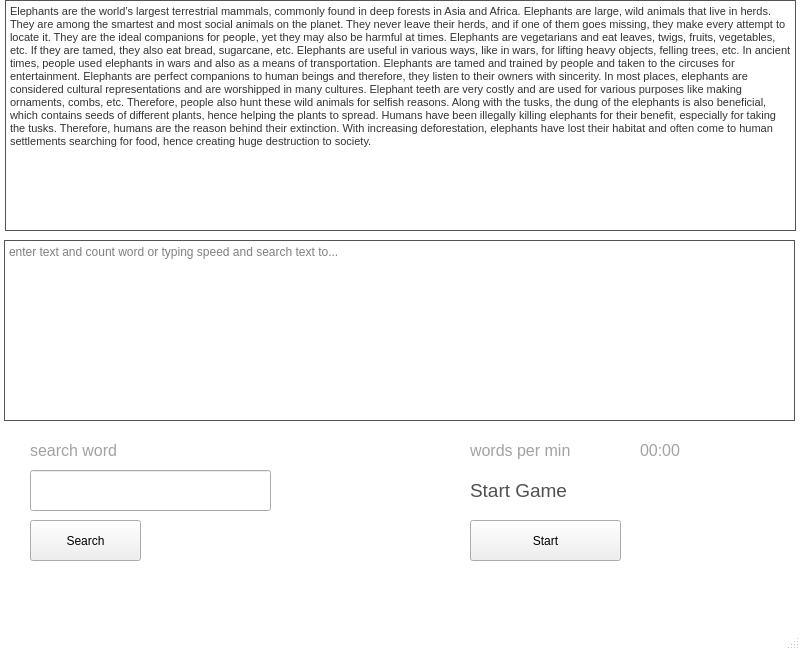
<?xml version="1.0" encoding="UTF-8"?>
<ui version="4.0">
 <class>MainWindow</class>
 <widget class="QMainWindow" name="MainWindow">
  <property name="geometry">
   <rect>
    <x>0</x>
    <y>0</y>
    <width>800</width>
    <height>650</height>
   </rect>
  </property>
  <property name="windowTitle">
   <string>MainWindow</string>
  </property>
  <property name="styleSheet">
   <string notr="true">QMainWindow{
background:rgb(255, 255, 255);
}</string>
  </property>
  <widget class="QWidget" name="centralwidget">
   <widget class="QTextEdit" name="textEdit">
    <property name="geometry">
     <rect>
      <x>4</x>
      <y>240</y>
      <width>791</width>
      <height>181</height>
     </rect>
    </property>
    <property name="styleSheet">
     <string notr="true">QTextEdit{
border:1px solid rgb(84, 84, 84);
}</string>
    </property>
    <property name="placeholderText">
     <string>enter text and count word or typing speed and search text to...</string>
    </property>
   </widget>
   <widget class="QLineEdit" name="lineEdit">
    <property name="geometry">
     <rect>
      <x>30</x>
      <y>470</y>
      <width>241</width>
      <height>41</height>
     </rect>
    </property>
   </widget>
   <widget class="QLabel" name="label">
    <property name="geometry">
     <rect>
      <x>30</x>
      <y>440</y>
      <width>111</width>
      <height>21</height>
     </rect>
    </property>
    <property name="font">
     <font>
      <pointsize>12</pointsize>
     </font>
    </property>
    <property name="styleSheet">
     <string notr="true">QLabel{
color:rgb(162, 162, 162);
}</string>
    </property>
    <property name="text">
     <string>search word</string>
    </property>
   </widget>
   <widget class="QLabel" name="label_2">
    <property name="geometry">
     <rect>
      <x>470</x>
      <y>440</y>
      <width>251</width>
      <height>21</height>
     </rect>
    </property>
    <property name="font">
     <font>
      <pointsize>12</pointsize>
     </font>
    </property>
    <property name="styleSheet">
     <string notr="true">QLabel{
color:rgb(162, 162, 162);
}</string>
    </property>
    <property name="text">
     <string>words per min</string>
    </property>
   </widget>
   <widget class="QLabel" name="label_3">
    <property name="geometry">
     <rect>
      <x>470</x>
      <y>470</y>
      <width>251</width>
      <height>41</height>
     </rect>
    </property>
    <property name="font">
     <font>
      <pointsize>14</pointsize>
     </font>
    </property>
    <property name="styleSheet">
     <string notr="true">QLabel{
color:rgb(80, 80, 80);
}</string>
    </property>
    <property name="text">
     <string>Start Game</string>
    </property>
   </widget>
   <widget class="QPushButton" name="pushButton">
    <property name="geometry">
     <rect>
      <x>30</x>
      <y>520</y>
      <width>111</width>
      <height>41</height>
     </rect>
    </property>
    <property name="text">
     <string>Search</string>
    </property>
   </widget>
   <widget class="QPushButton" name="pushButton_2">
    <property name="geometry">
     <rect>
      <x>470</x>
      <y>520</y>
      <width>151</width>
      <height>41</height>
     </rect>
    </property>
    <property name="text">
     <string>Start</string>
    </property>
   </widget>
   <widget class="QLabel" name="label_4">
    <property name="geometry">
     <rect>
      <x>640</x>
      <y>440</y>
      <width>251</width>
      <height>21</height>
     </rect>
    </property>
    <property name="font">
     <font>
      <pointsize>12</pointsize>
     </font>
    </property>
    <property name="styleSheet">
     <string notr="true">QLabel{
color:rgb(162, 162, 162);
}</string>
    </property>
    <property name="text">
     <string>00:00</string>
    </property>
   </widget>
   <widget class="QTextEdit" name="textEdit_2">
    <property name="geometry">
     <rect>
      <x>5</x>
      <y>0</y>
      <width>791</width>
      <height>231</height>
     </rect>
    </property>
    <property name="font">
     <font>
      <pointsize>10</pointsize>
      <weight>75</weight>
      <bold>true</bold>
     </font>
    </property>
    <property name="mouseTracking">
     <bool>true</bool>
    </property>
    <property name="styleSheet">
     <string notr="true">QTextEdit{
border:1px solid rgb(84, 84, 84);
}</string>
    </property>
    <property name="readOnly">
     <bool>true</bool>
    </property>
    <property name="html">
     <string>&lt;!DOCTYPE HTML PUBLIC &quot;-//W3C//DTD HTML 4.0//EN&quot; &quot;http://www.w3.org/TR/REC-html40/strict.dtd&quot;&gt;
&lt;html&gt;&lt;head&gt;&lt;meta name=&quot;qrichtext&quot; content=&quot;1&quot; /&gt;&lt;style type=&quot;text/css&quot;&gt;
p, li { white-space: pre-wrap; }
&lt;/style&gt;&lt;/head&gt;&lt;body style=&quot; font-family:'MS Shell Dlg 2'; font-size:10pt; font-weight:600; font-style:normal;&quot;&gt;
&lt;p style=&quot; margin-top:0px; margin-bottom:0px; margin-left:0px; margin-right:0px; -qt-block-indent:0; text-indent:0px;&quot;&gt;&lt;span style=&quot; font-family:'Roboto','sans-serif'; font-size:8pt; font-weight:400; color:#333333; background-color:#ffffff;&quot;&gt;Elephants are the world’s largest terrestrial mammals, commonly found in deep forests in Asia and Africa. Elephants are large, wild animals that live in herds. They are among the smartest and most social animals on the planet. They never leave their herds, and if one of them goes missing, they make every attempt to locate it. They are the ideal companions for people, yet they may also be harmful at times. Elephants are vegetarians and eat leaves, twigs, fruits, vegetables, etc. If they are tamed, they also eat bread, sugarcane, etc. Elephants are useful in various ways, like in wars, for lifting heavy objects, felling trees, etc. In ancient times, people used elephants in wars and also as a means of transportation. Elephants are tamed and trained by people and taken to the circuses for entertainment. Elephants are perfect companions to human beings and therefore, they listen to their owners with sincerity. In most places, elephants are considered cultural representations and are worshipped in many cultures. Elephant teeth are very costly and are used for various purposes like making ornaments, combs, etc. Therefore, people also hunt these wild animals for selfish reasons. Along with the tusks, the dung of the elephants is also beneficial, which contains seeds of different plants, hence helping the plants to spread. Humans have been illegally killing elephants for their benefit, especially for taking the tusks. Therefore, humans are the reason behind their extinction. With increasing deforestation, elephants have lost their habitat and often come to human settlements searching for food, hence creating huge destruction to society.&lt;/span&gt;&lt;/p&gt;&lt;/body&gt;&lt;/html&gt;</string>
    </property>
    <property name="textInteractionFlags">
     <set>Qt::NoTextInteraction</set>
    </property>
    <property name="placeholderText">
     <string>enter text and count word or typing speed and search text to...</string>
    </property>
   </widget>
  </widget>
  <widget class="QMenuBar" name="menubar">
   <property name="geometry">
    <rect>
     <x>0</x>
     <y>0</y>
     <width>800</width>
     <height>26</height>
    </rect>
   </property>
  </widget>
  <widget class="QStatusBar" name="statusbar"/>
 </widget>
 <resources/>
 <connections/>
</ui>
